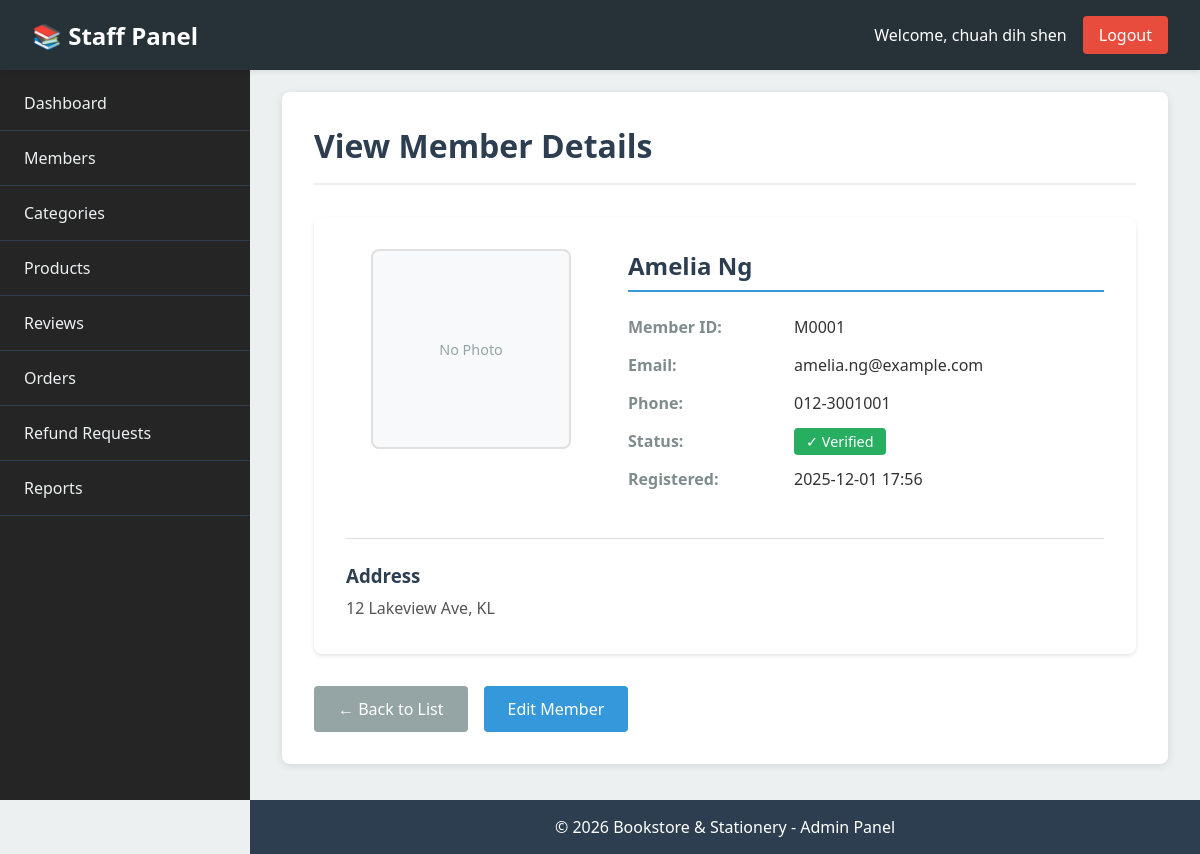
Page /admin/member/view.php?id=M0001 (signed in) on the committed database.
### tables this page shows
CREATE TABLE `member` (
  `member_id` varchar(10) NOT NULL,
  `email` varchar(100) NOT NULL,
  `password` varchar(255) NOT NULL,
  `full_name` varchar(100) NOT NULL,
  `phone` varchar(20) NOT NULL,
  `address` text NOT NULL,
  `photo` varchar(200) DEFAULT NULL,
  `is_verified` tinyint(1) DEFAULT 0,
  `created_at` datetime DEFAULT current_timestamp()
);

### config/functions.php (called while the page is built, shortened)
<?php
function getMemberById($pdo, $memberId) {
    $stmt = $pdo->prepare("SELECT * FROM member WHERE member_id = ?");
    $stmt->execute([$memberId]);
    $member = $stmt->fetch();
    if ($member) {
        $member['member_name'] = $member['full_name'] ?? '';
        $member['photo_path'] = $member['photo'] ?? '';
    }
    return $member;
}
?>

### admin/member/view.php (the view, shortened to what this page needs)
<?php
require_once __DIR__ . '/../../config/db.php';
require_once __DIR__ . '/../../config/functions.php';
require_once __DIR__ . '/../../includes/_admin_head.php';
require_once __DIR__ . '/../../includes/_admin_header.php';
require_once __DIR__ . '/../../includes/_admin_sidebar.php';
$memberId = isset($_GET['id']) ? $_GET['id'] : '';
$member = getMemberById($pdo, $memberId);
?>
<div class="admin-main">
    <div class="admin-content">
        <h1 class="admin-page-title">View Member Details</h1>
        <div style="background: white; padding: 2rem; border-radius: 8px; box-shadow: 0 2px 4px rgba(0,0,0,0.1);">
            <div style="display: grid; grid-template-columns: 250px 1fr; gap: 2rem; margin-bottom: 2rem;">
                <div style="text-align: center;">
                    <div style="width: 200px; height: 200px; margin: 0 auto; border: 2px solid #e0e0e0; border-radius: 8px; overflow: hidden; background: #f8f9fa; display: flex; align-items: center; justify-content: center;">
                        <?php if (!empty($member['photo'] ?? $member['photo_path'])): ?>
                            <img src="<?php echo htmlspecialchars($member['photo'] ?? $member['photo_path']); ?>"
                                 alt="Profile Photo"
                                 style="width: 100%; height: 100%; object-fit: cover;">
                        <?php else: ?>
                            <div style="color: #95a5a6; font-size: 0.9rem; text-align: center; padding: 1rem;">
                                No Photo
                            </div>
                        <?php endif; ?>
                    </div>
                </div>
                <div>
                    <h2 style="margin-top: 0; color: #2c3e50; border-bottom: 2px solid #3498db; padding-bottom: 0.5rem; margin-bottom: 1.5rem;">
                        <?php echo htmlspecialchars($member['full_name'] ?? $member['member_name'] ?? 'N/A'); ?>
                    </h2>
                    <div style="display: grid; grid-template-columns: 150px 1fr; gap: 1rem; margin-bottom: 1rem;">
                        <div style="font-weight: bold; color: #7f8c8d;">Member ID:</div>
                        <div><?php echo htmlspecialchars($member['member_id']); ?></div>
                        <div style="font-weight: bold; color: #7f8c8d;">Email:</div>
                        <div><?php echo htmlspecialchars($member['email'] ?? 'N/A'); ?></div>
                        <div style="font-weight: bold; color: #7f8c8d;">Phone:</div>
                        <div><?php echo htmlspecialchars($member['phone'] ?? 'N/A'); ?></div>
                        <div style="font-weight: bold; color: #7f8c8d;">Status:</div>
                        <div>
                            <?php if ($member['is_verified'] ?? false): ?>
                                <span style="background: #27ae60; color: white; padding: 0.25rem 0.75rem; border-radius: 4px; font-size: 0.9rem;">✓ Verified</span>
                            <?php else: ?>
                                <span style="background: #e74c3c; color: white; padding: 0.25rem 0.75rem; border-radius: 4px; font-size: 0.9rem;">✗ Not Verified</span>
                            <?php endif; ?>
                        </div>
                        <div style="font-weight: bold; color: #7f8c8d;">Registered:</div>
                        <div><?php echo date('Y-m-d H:i', strtotime($member['created_at'] ?? 'now')); ?></div>
                    </div>
                </div>
            </div>
            <div style="border-top: 1px solid #e0e0e0; padding-top: 1.5rem; margin-top: 1.5rem;">
                <h3 style="color: #2c3e50; margin-bottom: 0.5rem;">Address</h3>
                <p style="color: #555; line-height: 1.6; margin: 0;">
                    <?php echo !empty($member['address']) ? nl2br(htmlspecialchars($member['address'])) : '<span style="color: #95a5a6;">No address provided</span>'; ?>
                </p>
            </div>
        </div>
        <div style="margin-top: 2rem; display: flex; gap: 1rem;">
            <?php
            $backUrl = '/admin/member/list.php';
            $editUrl = '/admin/member/edit.php?id=' . $member['member_id'];
            ?>
            <a href="<?php echo $backUrl; ?>" class="btn btn-secondary">← Back to List</a>
            <a href="<?php echo $editUrl; ?>" class="btn btn-primary">Edit Member</a>
        </div>
    </div>
</div>
<?php require_once __DIR__ . '/../../includes/_admin_footer.php'; ?>

### assets/css/admin.css (style rules this page uses)
* { margin: 0; padding: 0; box-sizing: border-box; }
body.admin-body { font-family: 'Segoe UI', Tahoma, Geneva, Verdana, sans-serif; background-color: #ecf0f1; color: #333; }
.admin-main { margin-left: 250px; margin-top: 60px; padding: 2rem; min-height: calc(100vh - 60px); }
.admin-content { background: white; padding: 2rem; border-radius: 8px; box-shadow: 0 2px 8px rgba(0,0,0,0.1); overflow: visible; overflow-x: auto; }
.admin-page-title { font-size: 2rem; color: #2c3e50; margin-bottom: 2rem; padding-bottom: 1rem; border-bottom: 2px solid #ecf0f1; }
.btn { display: inline-block; padding: 0.75rem 1.5rem; border: none; border-radius: 4px; cursor: pointer; text-decoration: none; font-size: 1rem; transition: background-color 0.3s; }
.btn-primary { background-color: #3498db; color: white; }
.btn-secondary { background-color: #95a5a6; color: white; }

### rows in the picture
member: full_name "Amelia Ng", member_id "M0001", email "amelia.ng@example.com", phone "012-3001001", created_at "2025-12-01 17:56", address "12 Lakeview Ave, KL"

### other values in the picture
$panelLabel "Staff Panel"
$_SESSION['admin_name'] "chuah dih shen"
